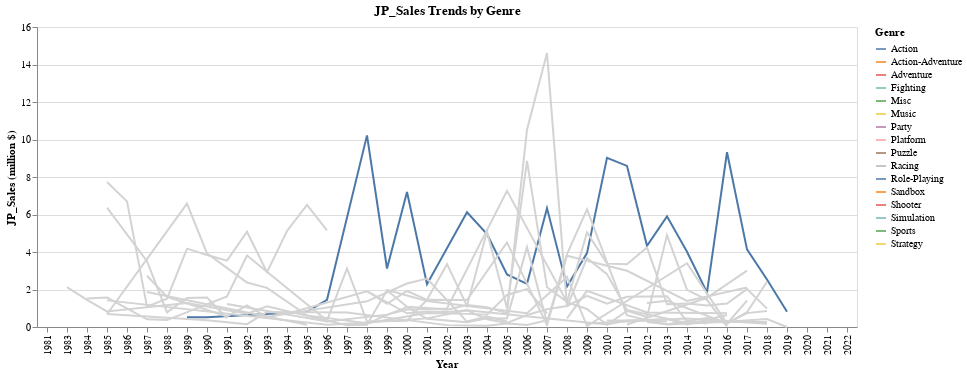

This figure's notebook cell:
### Code cell
orderr = df.groupby(['Genre'])['JP_Sales'].sum().sort_values(ascending=False).to_frame().index.tolist()

line = alt.Chart(Nintendo_df, title="JP_Sales Trends by Genre").transform_aggregate(
    JP_Sales='sum(JP_Sales)',
    groupby=['Year','Genre']
).mark_line().encode(
    x = alt.X('Year:N'),
    y = alt.Y('JP_Sales:Q', title='JP_Sales (million $)'),
    color = alt.Color('Genre:N', title='Genre', sort=orderr)
)

JP_line = line.encode(
    tooltip=['Year:N','Genre:N','JP_Sales:Q']
)




selectGenre=alt.selection_single(
    fields=['Genre'],
    init={"Genre":orderr[0]},
    bind=alt.binding_select(options=orderr,name="Select Genres:  ")
)

colorCondition = alt.condition(selectGenre,alt.Color("Genre:N"),alt.value('lightgray'))

JP_final = JP_line.add_selection(
    selectGenre
).encode(
    color=colorCondition
)

JP_final

### Figure 1 — Vega-Lite specification as saved in the notebook (floating-point values rounded to 4 significant figures; data arrays with more than 128 entries replaced by an {"elided": "..."} marker saying what was removed)
{"config": {"view": {"continuousWidth": 400, "continuousHeight": 300}}, "data": {"name": "data-29f84a0e3420e28588728a102ca42ad6"}, "mark": "line", "encoding": {"color": {"condition": {"field": "Genre", "type": "nominal", "selection": "selector006"}, "value": "lightgray"}, "tooltip": [{"field": "Year", "type": "nominal"}, {"field": "Genre", "type": "nominal"}, {"field": "JP_Sales", "type": "quantitative"}], "x": {"field": "Year", "type": "nominal"}, "y": {"field": "JP_Sales", "title": "JP_Sales (million $)", "type": "quantitative"}}, "selection": {"selector006": {"type": "single", "fields": ["Genre"], "init": {"Genre": "Role-Playing"}, "bind": {"input": "select", "options": ["Role-Playing", "Platform", "Sports", "Misc", "Action", "Fighting", "Racing", "Simulation", "Puzzle", "Shooter", "Adventure", "Strategy", "Action-Adventure", "Music", "Party", "MMO", "Sandbox", "Education", "Board Game"], "name": "Select Genres:  "}}}, "title": "JP_Sales Trends by Genre", "transform": [{"aggregate": [{"op": "sum", "field": "JP_Sales", "as": "JP_Sales"}], "groupby": ["Year", "Genre"]}], "$schema": "https://vega.github.io/schema/vega-lite/v4.17.0.json", "datasets": {"data-29f84a0e3420e28588728a102ca42ad6": {"elided": "532 records"}}}
